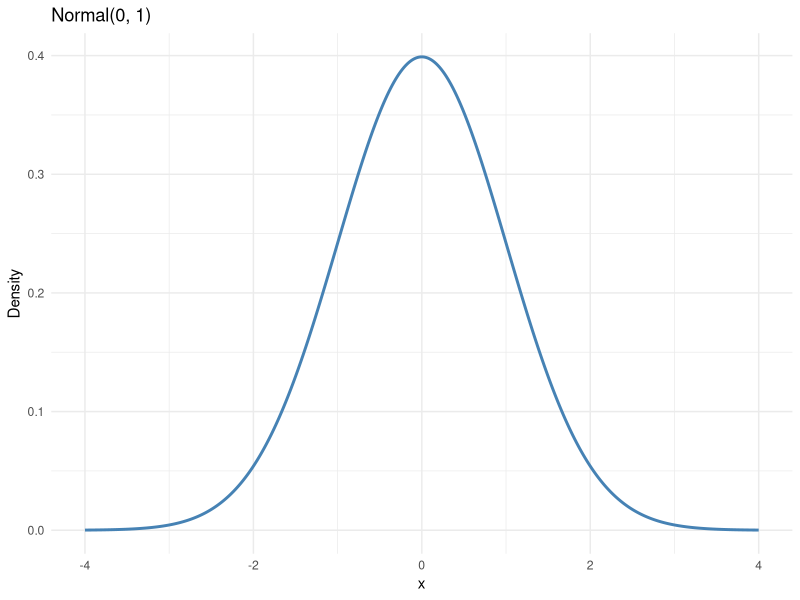
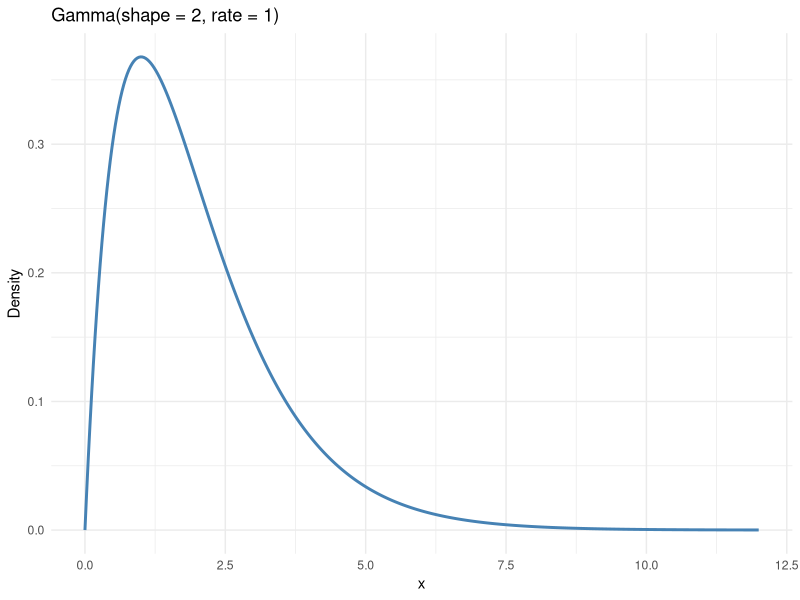
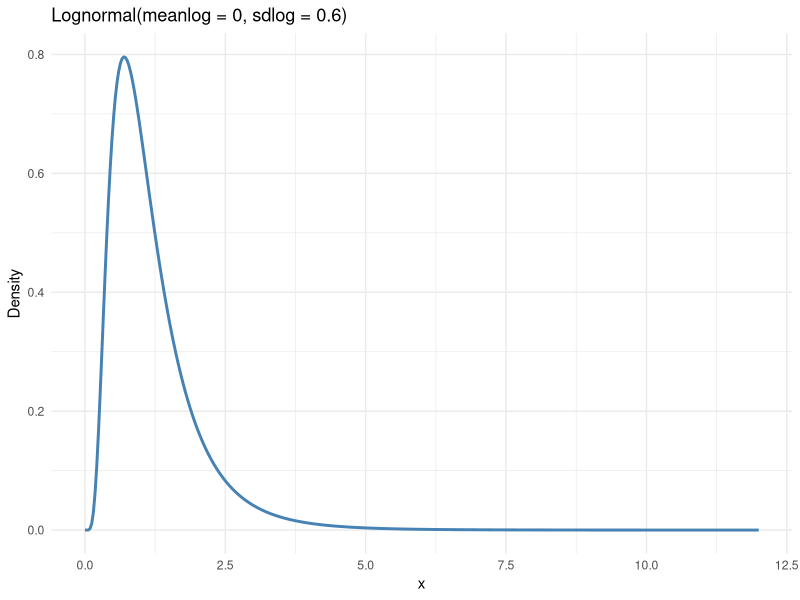

Generate these figures, in order, with R:
## ---- chunk 1
knitr::opts_chunk$set(
  collapse = TRUE,
  comment = "#>",
  message = FALSE,
  warning = FALSE,
  fig.width = 7,
  fig.height = 4.5,
  fig.align = "center"
)
library(ggplot2)
library(kableExtra)
set.seed(1)
## ---- chunk 2
kernel_df <- data.frame(
  Kernel = c("normal", "gamma", "lognormal", "cauchy", "laplace", "invgauss", "amoroso"),
  Parameters = c(
    "mean, sd",
    "shape, rate",
    "meanlog, sdlog",
    "location, scale",
    "location, scale",
    "mean, shape",
    "location, scale, shape"
  )
)

kable(kernel_df, align = "c", caption = "Available Bulk Kernels") %>%
  kable_styling(bootstrap_options = c("striped", "hover"),
                full_width = FALSE, position = "center")
## ---- chunk 3
x <- seq(-4, 4, length.out = 400)
ggplot(data.frame(x = x, y = dnorm(x, mean = 0, sd = 1)), aes(x, y)) +
  geom_line(linewidth = 1, color = "steelblue") +
  labs(x = "x", y = "Density", title = "Normal(0, 1)") +
  theme_minimal()
## ---- chunk 4
x <- seq(0, 12, length.out = 400)
ggplot(data.frame(x = x, y = dgamma(x, shape = 2, rate = 1)), aes(x, y)) +
  geom_line(linewidth = 1, color = "steelblue") +
  labs(x = "x", y = "Density", title = "Gamma(shape = 2, rate = 1)") +
  theme_minimal()
## ---- chunk 5
x <- seq(0, 12, length.out = 400)
ggplot(data.frame(x = x, y = dlnorm(x, meanlog = 0, sdlog = 0.6)), aes(x, y)) +
  geom_line(linewidth = 1, color = "steelblue") +
  labs(x = "x", y = "Density", title = "Lognormal(meanlog = 0, sdlog = 0.6)") +
  theme_minimal()
## ---- chunk 6
sessionInfo()
